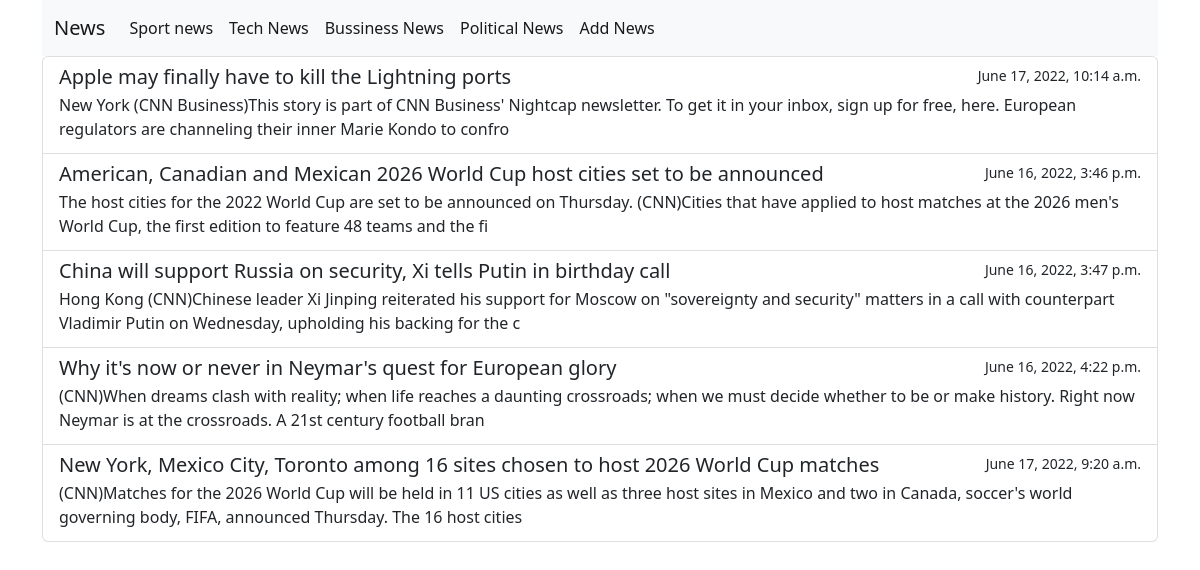
The page / on the database its author committed.
### news/models.py (models this page shows, shortened)
class NewsCategory(models.Model):
    title = models.CharField(max_length=100)
    slug = models.SlugField(max_length=100)
    def __str__(self):
        return self.title

class News(models.Model):
    title = models.CharField(max_length=255)
    slug = models.SlugField(max_length=255)
    category = models.ForeignKey(NewsCategory, on_delete=models.CASCADE)
    body = models.TextField()
    published_date = models.DateTimeField(auto_now_add=True)
    updated_date = models.DateTimeField(auto_now=True)

### news/views.py (the view)
# urls.py: path("", news_list, name="news_list"),
def news_list(request):
    news = News.objects.all()
    category = NewsCategory.objects.all()
    context={
        "news":news,
        "category":category
    }
    return render(request, 'index.html', context)

### news/templates/index.html (shortened to what this page needs)
<!doctype html>
<html lang="en">
  <head>
    <link href="https://cdn.jsdelivr.net/npm/bootstrap@5.2.0-beta1/dist/css/bootstrap.min.css" rel="stylesheet">
  </head>
  <body>
    <div class="container">
        <nav class="navbar navbar-expand-lg bg-light">
            <div class="container-fluid">
              <a class="navbar-brand" href="{% url 'news_list' %}">News</a>
              <div class="collapse navbar-collapse" id="navbarNav">
                <ul class="navbar-nav">
                    {% for cat in category %}
                        <li class="nav-item">
                            <a class="nav-link active" aria-current="page" href="{% url 'news_category' cat.id%}">{{cat}}</a>
                        </li>
                    {% endfor %}
                    <li class="nav-item">
                      <a class="nav-link active" aria-current="page" href="{% url 'news_create' %}">Add News</a>
                    </li>
                </ul>
              </div>
            </div>
        </nav>
    </div>
    <div class="container">
        <div class="list-group">
            {% for new in news %}
                <a href="{% url 'news_detail' new.slug new.id %}" class="list-group-item list-group-item-action aria-current="true" ">
                    <div class="d-flex w-100 justify-content-between">
                    <h5 class="mb-1">{{new.title}}</h5>
                    <small>{{new.updated_date}}</small>
                    </div>
                    <p class="mb-1">{{new.body|slice:200}}</p>
                </a>
            {% endfor %}
          </div>
    </div>
  </body>
</html>

### rows shown on the page
NewsCategory: title "Sport news"
NewsCategory: title "Tech News"
NewsCategory: title "Bussiness News"
NewsCategory: title "Political News"
News: title "Apple may finally have to kill the Lightning ports", updated_date "June 17, 2022, 10:14 a.m.", body "New York (CNN Business)This story is part of CNN Business' Nightcap newsletter. To get it in your inbox, sign up for free, here. European regulators are channeling their inner Marie Kondo to confro"
News: title "American, Canadian and Mexican 2026 World Cup host cities set to be announced", updated_date "June 16, 2022, 3:46 p.m.", body "The host cities for the 2022 World Cup are set to be announced on Thursday. (CNN)Cities that have applied to host matches at the 2026 men's World Cup, the first edition to feature 48 teams and the fi"
News: title "China will support Russia on security, Xi tells Putin in birthday call", updated_date "June 16, 2022, 3:47 p.m.", body "Hong Kong (CNN)Chinese leader Xi Jinping reiterated his support for Moscow on \"sovereignty and security\" matters in a call with counterpart Vladimir Putin on Wednesday, upholding his backing for the c"
News: title "Why it's now or never in Neymar's quest for European glory", updated_date "June 16, 2022, 4:22 p.m.", body "(CNN)When dreams clash with reality; when life reaches a daunting crossroads; when we must decide whether to be or make history. Right now Neymar is at the crossroads. A 21st century football bran"
News: title "New York, Mexico City, Toronto among 16 sites chosen to host 2026 World Cup matches", updated_date "June 17, 2022, 9:20 a.m.", body "(CNN)Matches for the 2026 World Cup will be held in 11 US cities as well as three host sites in Mexico and two in Canada, soccer's world governing body, FIFA, announced Thursday. The 16 host cities"
